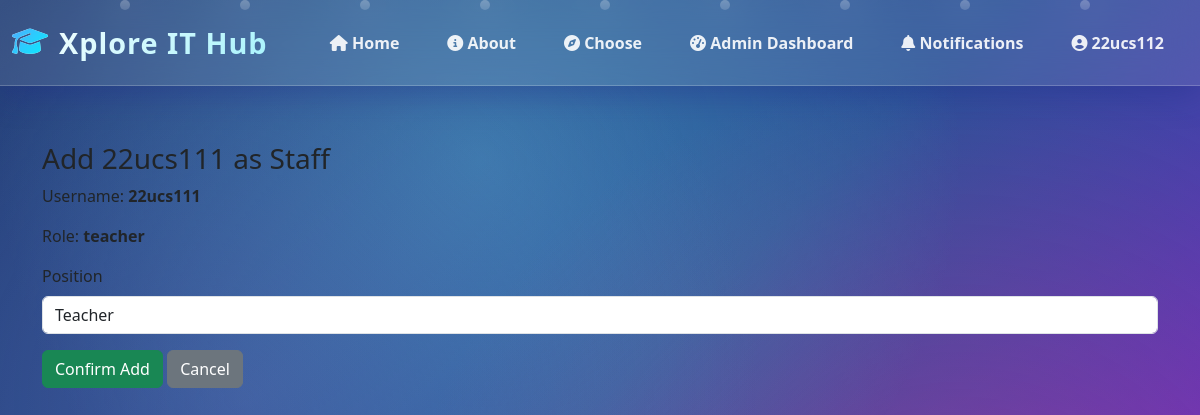
Screenshot of /admin2/staff/add/2/ (signed in) with the database file from the repository.
### portal/models.py (models this page shows, shortened)
class Profile(models.Model):
    ROLE_CHOICES = [
        ('superadmin', 'Super Admin'),
        ('admin2', 'Admin 2'),
        ('finance', 'Finance'),
        ('staff', 'Staff'),
        ('teacher', 'Teacher'),
        ('student', 'Student')
    ]
    user = models.OneToOneField(User, on_delete=models.CASCADE)
    role = models.CharField(max_length=20, choices=ROLE_CHOICES, default='student')
    department = models.CharField(max_length=100, blank=True)
    phone = models.CharField(max_length=15, blank=True)
    profile_pic = models.ImageField(upload_to='profiles/', blank=True, null=True)
    student_class = models.CharField(max_length=50, blank=True, null=True)
    roll_number = models.CharField(max_length=20, blank=True, null=True)

### portal/views.py (the view, shortened to what this page needs)
# urls.py: path('admin2/staff/add/<int:profile_id>/', views.admin2_add_staff, name='admin2_add_staff'),
@login_required
def admin2_add_staff(request, profile_id):
    user_profile = getattr(request.user, 'profile', None)
    if not is_admin_role(user_profile):
        messages.error(request, 'Access denied!')
        return redirect('role_redirect')
    try:
        profile = Profile.objects.get(id=profile_id, role='teacher')
    except Profile.DoesNotExist:
        messages.error(request, 'Teacher profile not found')
        return redirect('admin2_staff')
    return render(request, 'dashboards/admin2_confirm_add_staff.html', {'profile': profile})

### portal/context_processors.py (called while the page is built)
def unread_notifications(request):
    if request.user.is_authenticated:
        try:
            count = Notification.objects.filter(user=request.user, is_read=False).count()
        except Exception:
            count = 0
    else:
        count = 0
    return {'unread_count': count}

### portal/views.py (called while the page is built)
def is_admin_role(profile):
    return bool(profile and getattr(profile, 'role', None) in ('superadmin', 'admin2'))

### templates/dashboards/admin2_confirm_add_staff.html (shortened to what this page needs)
{% extends 'base.html' %}
{% block content %}
<div class="container mt-4">
  <h3>Add {{ profile.user.get_full_name|default:profile.user.username }} as Staff</h3>
  <p>Username: <strong>{{ profile.user.username }}</strong></p>
  <p>Role: <strong>{{ profile.role }}</strong></p>
  <form method="post">
    <div class="mb-3">
      <label for="position" class="form-label">Position</label>
      <input type="text" name="position" id="position" class="form-control" value="{{ profile.user.get_full_name|default:'Teacher' }}" />
    </div>
    <button class="btn btn-success" type="submit">Confirm Add</button>
    <a class="btn btn-secondary" href="{% url 'admin2_staff' %}">Cancel</a>
  </form>
</div>
{% endblock %}

### templates/base.html (shortened to what this page needs)
{% load static %}
<!DOCTYPE html>
<html lang="en">
<head>
    <link href="https://cdn.jsdelivr.net/npm/bootstrap@5.3.0/dist/css/bootstrap.min.css" rel="stylesheet">
    <link rel="stylesheet" href="https://cdnjs.cloudflare.com/ajax/libs/font-awesome/6.4.0/css/all.min.css">
    <link rel="stylesheet" href="{% static 'css/style.css' %}">
    <link rel="stylesheet" href="{% static 'css/dashboard-analytics.css' %}">
    <link rel="stylesheet" href="{% static 'css/live-updates.css' %}">
</head>
<body>
    <div class="particle" style="left: 10%; animation-delay: 0s;"></div>
    <div class="particle" style="left: 20%; animation-delay: 2s;"></div>
    <div class="particle" style="left: 30%; animation-delay: 4s;"></div>
    <div class="particle" style="left: 40%; animation-delay: 6s;"></div>
    <div class="particle" style="left: 50%; animation-delay: 8s;"></div>
    <div class="particle" style="left: 60%; animation-delay: 10s;"></div>
    <div class="particle" style="left: 70%; animation-delay: 12s;"></div>
    <div class="particle" style="left: 80%; animation-delay: 14s;"></div>
    <div class="particle" style="left: 90%; animation-delay: 16s;"></div>
    <nav class="navbar navbar-expand-lg navbar-dark">
        <div class="container-fluid">
            <a class="navbar-brand" href="{% url 'home' %}">
                <i class="fas fa-graduation-cap"></i> Xplore IT Hub
            </a>
            <div class="collapse navbar-collapse" id="navbarNav">
                <ul class="navbar-nav ms-auto">
                    <li class="nav-item"><a class="nav-link" href="{% url 'home' %}"><i class="fas fa-home"></i> Home</a></li>
                    <li class="nav-item"><a class="nav-link" href="{% url 'about' %}"><i class="fas fa-info-circle"></i> About</a></li>
                    <li class="nav-item"><a class="nav-link" href="{% url 'choose' %}"><i class="fas fa-compass"></i> Choose</a></li>
                    {% if user.is_authenticated %}
                        {% if user.profile.role == 'admin2' %}
                            <li class="nav-item"><a class="nav-link" href="{% url 'admin2_dashboard' %}"><i class="fas fa-tachometer-alt"></i> Admin Dashboard</a></li>
                        {% elif user.profile.role == 'superadmin' %}
                            <li class="nav-item"><a class="nav-link" href="{% url 'superadmin_dashboard' %}"><i class="fas fa-tachometer-alt"></i> Admin Dashboard</a></li>
                        {% endif %}
                    {% endif %}
                    {% if user.is_authenticated %}
                        <li class="nav-item">
                            <a class="nav-link position-relative" href="{% url 'notifications' %}">
                                <i class="fas fa-bell"></i> Notifications
                            </a>
                        </li>
                        <li class="nav-item dropdown">
                            <a class="nav-link dropdown-toggle" href="#" id="userDropdown" role="button" data-bs-toggle="dropdown">
                                <i class="fas fa-user-circle"></i> {{ user.username }}
                            </a>
                        </li>
                    {% endif %}
                </ul>
            </div>
        </div>
    </nav>
    <main>
        {% block content %}{% endblock %}
    </main>
</body>
</html>

### static/css/style.css (style rules this page uses)
:root { --primary-color: #0d6efd; --secondary-color: #6c757d; --success-color: #198754; --danger-color: #dc3545; --warning-color: #ffc107; }
body { font-family: 'Segoe UI', Tahoma, Geneva, Verdana, sans-serif; background-color: #f8f9fa; }

### templates/base.html (style rules this page uses)
:root { --primary-gradient: linear-gradient(135deg, #667eea 0%, #764ba2 100%); --secondary-gradient: linear-gradient(135deg, #f093fb 0%, #f5576c 100%); --success-gradient: linear-gradient(135deg, #4facfe 0%, #00f2fe 100%); --warning-gradient: linear-gradient(135deg, #fa709a 0%, #fee140 100%); --dark-gradient: linear-gradient(135deg, #434343 0%, #000000 100%); --glass-bg: rgba(255, 255, 255, 0.1); --glass-border: rgba(255, 255, 255, 0.2); }
* { margin: 0; padding: 0; box-sizing: border-box; }
body { background: linear-gradient(135deg, #1e3c72 0%, #2a5298 50%, #7e22ce 100%); min-height: 100vh; font-family: 'Segoe UI', Tahoma, Geneva, Verdana, sans-serif; position: relative; overflow-x: hidden; }
body::before { content: ''; position: fixed; top: 0; left: 0; width: 100%; height: 100%; background: radial-gradient(circle at 20% 50%, rgba(120, 119, 198, 0.3) 0%, transparent 50%), radial-gradient(circle at 80% 80%, rgba(252, 70, 107, 0.3) 0%, transparent 50%), radial-gradient(circle at 40% 20%, rgba(103, 232, 249, 0.3) 0%, transparent 50%); animation: gradientShift 15s ease infinite; pointer-events: none; z-index: 0; }
.particle { position: fixed; width: 10px; height: 10px; background: rgba(255, 255, 255, 0.5); border-radius: 50%; pointer-events: none; z-index: 1; animation: float 20s infinite; }
.navbar { background: rgba(255, 255, 255, 0.1) !important; backdrop-filter: blur(20px); border-bottom: 1px solid rgba(255, 255, 255, 0.2); box-shadow: 0 8px 32px 0 rgba(31, 38, 135, 0.37); padding: 1rem 0; position: relative; z-index: 1000; transition: all 0.3s ease; }
.navbar-brand { font-size: 1.8rem; font-weight: 800; background: linear-gradient(135deg, #fff 0%, #a5f3fc 100%); -webkit-background-clip: text; -webkit-text-fill-color: transparent; background-clip: text; letter-spacing: 1px; transition: all 0.3s ease; display: flex; align-items: center; gap: 10px; }
.navbar-brand i { background: var(--success-gradient); -webkit-background-clip: text; -webkit-text-fill-color: transparent; background-clip: text; animation: pulse 2s ease-in-out infinite; }
.nav-link { color: rgba(255, 255, 255, 0.9) !important; font-weight: 600; padding: 0.5rem 1.2rem !important; margin: 0 0.3rem; border-radius: 25px; transition: all 0.3s ease; position: relative; overflow: hidden; }
.nav-link::before { content: ''; position: absolute; top: 0; left: -100%; width: 100%; height: 100%; background: linear-gradient(90deg, transparent, rgba(255, 255, 255, 0.2), transparent); transition: left 0.5s ease; }
main { position: relative; z-index: 2; min-height: calc(100vh - 100px); padding: 2rem 0; }
.container, .container-fluid { position: relative; z-index: 2; }
.fas, .fab { transition: all 0.3s ease; }
#userDropdown { position: relative; }
#userDropdown::after { content: ''; position: absolute; top: 50%; left: 50%; width: 100%; height: 100%; transform: translate(-50%, -50%); border-radius: 50%; background: radial-gradient(circle, rgba(255, 255, 255, 0.3) 0%, transparent 70%); opacity: 0; transition: opacity 0.3s ease; }

### rows the page displays
Profile: user.get_full_name "22ucs111", user.username "22ucs111", role "teacher", position "Teacher"

### other values shown
{{ user.username }} "22ucs112"
